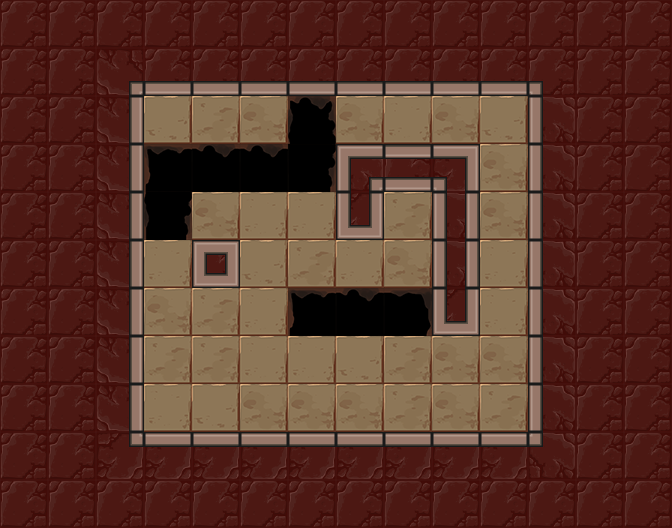

The image is a tile-based game level rendered from a .tmx file. Its description and source (layers, tilesets, objects; grid data summarised) follow:
An orthogonal 14x11 tile map with 48x48 px tiles, 3 tile layers (Floor, Holes, Walls), 6 tilesets and 8 objects (4x mirror, lightOrb, lightSwitch, player_start, exit).

<map version="1.0" orientation="orthogonal" renderorder="right-down" width="14" height="11" tilewidth="48" tileheight="48" nextobjectid="88">
 <tileset firstgid="1" name="walls" tilewidth="48" tileheight="48" tilecount="42">
  <image source="../../images/kongregate_release/wall_sheet.png" width="336" height="288" />
 </tileset>
 <tileset firstgid="43" name="exit" tilewidth="48" tileheight="48" tilecount="12">
  <image source="../../images/kongregate_release/gate_sheet.png" width="192" height="144" />
 </tileset>
 <tileset firstgid="55" name="floors" tilewidth="48" tileheight="48" tilecount="4">
  <image source="../../images/kongregate_release/floor_sheet.png" width="192" height="48" />
 </tileset>
 <tileset firstgid="59" name="holes" tilewidth="48" tileheight="48" tilecount="24">
  <image source="../../images/kongregate_release/hole_sheet.png" width="288" height="192" />
 </tileset>
 <tileset firstgid="83" name="mirrors" tilewidth="48" tileheight="48" tilecount="4">
  <image source="../../images/kongregate_release/mirror_sheet.png" width="96" height="96" />
 </tileset>
 <tileset firstgid="87" name="orb_sheet" tilewidth="48" tileheight="48" tilecount="9">
  <image source="../../images/kongregate_release/orb_sheet.png" width="144" height="144" />
 </tileset>
 <layer name="Floor" width="14" height="11">
  <properties>
   <property name="tileset" value="floors" />
  </properties>
  <data>[154 cells, 39 non-empty, 4 distinct tile ids]</data>
 </layer>
 <layer name="Holes" width="14" height="11">
  <properties>
   <property name="tileset" value="holes" />
  </properties>
  <data>[154 cells, 9 non-empty, 6 distinct tile ids]</data>
 </layer>
 <layer name="Walls" width="14" height="11">
  <properties>
   <property name="tileset" value="walls" />
  </properties>
  <data>[154 cells, 106 non-empty, 15 distinct tile ids]</data>
 </layer>
 <objectgroup name="Objects" />
 <objectgroup name="Mirrors">
  <object id="80" type="mirror" gid="84" x="384" y="432" width="48" height="48">
   <properties>
    <property name="sides" value="1" />
   </properties>
  </object>
  <object id="81" type="mirror" gid="84" x="240" y="336" width="48" height="48">
   <properties>
    <property name="sides" value="1" />
   </properties>
  </object>
  <object id="82" type="mirror" gid="84" x="336" y="288" width="48" height="48">
   <properties>
    <property name="sides" value="1" />
   </properties>
  </object>
  <object id="83" type="mirror" gid="84" x="288" y="288" width="48" height="48">
   <properties>
    <property name="sides" value="1" />
   </properties>
  </object>
 </objectgroup>
 <objectgroup name="Light">
  <object id="84" type="lightOrb" gid="89" x="144" y="336" width="48" height="48">
   <properties>
    <property name="direction" value="16" />
   </properties>
  </object>
  <object id="85" type="lightSwitch" gid="94" x="144" y="144" width="48" height="48" />
 </objectgroup>
 <objectgroup color="#141ba4" name="player_start">
  <object id="86" type="player_start" x="144" y="384" width="48" height="48">
   <properties>
    <property name="direction_facing" value="16" />
    <property name="initial_zoom" value="0.7" />
   </properties>
  </object>
 </objectgroup>
 <objectgroup color="#71a400" name="Exit">
  <object id="87" type="exit" gid="43" x="384" y="240" width="48" height="48" />
 </objectgroup>
</map>
